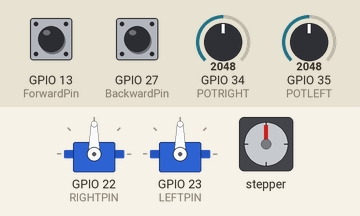
Simulated run of this sketch. Board: ESP32. On the bench: 2 × servo, stepper motor. Inputs (shaded band) come from the test bench; at power-on: GPIO 13 (ForwardPin) HIGH, GPIO 27 (BackwardPin) HIGH, GPIO 34 (POTRIGHT) = 2048, GPIO 35 (POTLEFT) = 2048. Stepper angles assume 200 steps per turn.

Above: at 1.2 s.
1.3 s: GPIO 13 (ForwardPin) pulled LOW for 0.15 s
At 2.6 s:
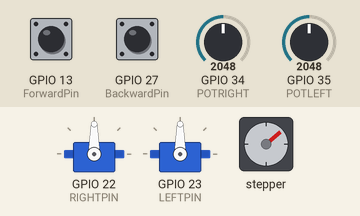
3.3 s: GPIO 27 (BackwardPin) pulled LOW for 1 s
At 5.6 s:
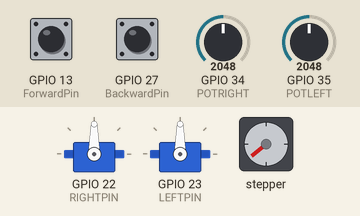
6.3 s: GPIO 34 (POTRIGHT) set to 2866
At 6.8 s:
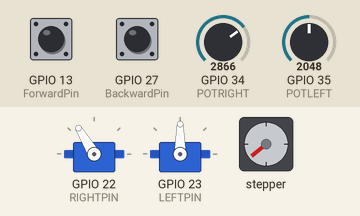
7.8 s: GPIO 35 (POTLEFT) set to 2866
At 9.0 s:
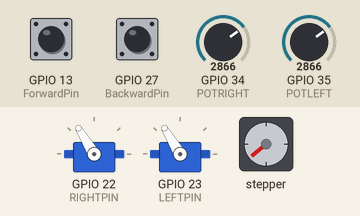
9.3 s: GPIO 27 (BackwardPin) pulled LOW for 0.15 s
At 11.0 s:
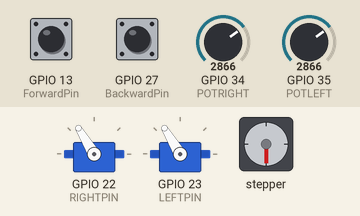
11.3 s: GPIO 34 (POTRIGHT) set to 3603
At 11.8 s:
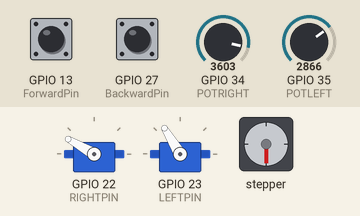
Timing chart, 0 to 13.8 s (numbered marks = the images above; inputs shaded):
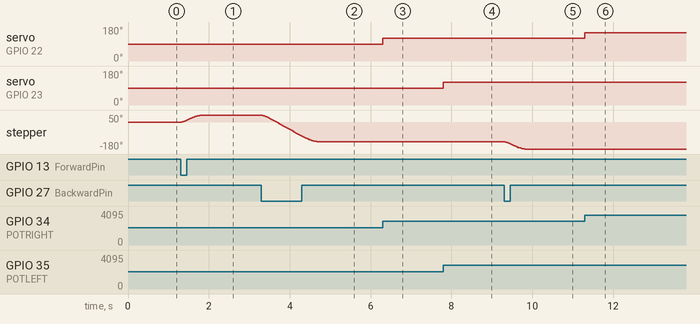

Measured:
- after the input at 1.3 s, stepper: turns 50° clockwise in 0.51 s, starting at once
- after the input at 3.3 s, stepper: turns 180° counter-clockwise in 1.4 s, starting at once
- after the input at 6.3 s, servo on GPIO 22 (RIGHTPIN): 90° → 121° at once
- after the input at 7.8 s, servo on GPIO 23 (LEFTPIN): 90° → 121° at once
- after the input at 9.3 s, stepper: turns 50° counter-clockwise in 0.51 s, starting at once
- after the input at 11.3 s, servo on GPIO 22 (RIGHTPIN): 121° → 150° at once

The sketch:

Stepper_test.ino
```cpp
#include <AccelStepper.h>
#include <MultiStepper.h>
#include <ESP32Servo.h>


#define STEP_PIN 33
#define DIR_PIN 32
#define ForwardPin 13
#define BackwardPin 27
#define RIGHTPIN 22
#define LEFTPIN 23
#define POTRIGHT 34
#define POTLEFT 35

const float stepsPerRevolution = 200;
AccelStepper stepper(AccelStepper::DRIVER, 32, 33);
int stateForward = 0;
int stateBack = 0;
Servo left;
Servo right;
int potright = 0;
int potleft = 0;
int rServoAngle = 0;
int lServoAngle = 0;


float convert_rotational_position_to_steps(float rotations) {
  return rotations * stepsPerRevolution;
}


void setup() {

  Serial.begin(9600);
  // put your setup code here, to run once:
  float MAXRPM = 300;
  float Max_Speed_StepsPerSec = stepsPerRevolution * MAXRPM /60;
  stepper.setMaxSpeed(Max_Speed_StepsPerSec);

  float AccelRPMperSec = 60;
  float Accel_StepsPerSec = stepsPerRevolution * AccelRPMperSec / 60;
  stepper.setAcceleration(Accel_StepsPerSec);

  stepper.setCurrentPosition(0);
  pinMode(ForwardPin, INPUT_PULLUP);
  pinMode(BackwardPin, INPUT_PULLUP);
  stepper.setMinPulseWidth(5);

  right.attach(RIGHTPIN);
  left.attach(LEFTPIN);
  right.write(0);
  left.write(0);
}

void loop() {

  stateForward = digitalRead(ForwardPin);
  stateBack = digitalRead(BackwardPin);
  // put your main code here, to run repeatedly:
  if(stateForward == LOW && stateBack == HIGH)  {
    stepper.move(convert_rotational_position_to_steps(0.1));
  }
  else if(stateForward == HIGH && stateBack == LOW) {
    stepper.move(convert_rotational_position_to_steps(-0.1));
  }

  stepper.run();
  potright = analogRead(POTRIGHT);
  potleft = analogRead(POTLEFT);

  rServoAngle = map(potright, 0, 4095, 10, 170);
  lServoAngle = map(potleft, 0, 4095, 10, 170);

  right.write(rServoAngle);
  left.write(lServoAngle);


}
```
